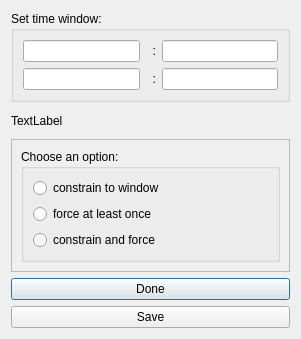
<?xml version="1.0" encoding="UTF-8"?>
<ui version="4.0">
 <class>Window</class>
 <widget class="QDialog" name="Window">
  <property name="geometry">
   <rect>
    <x>0</x>
    <y>0</y>
    <width>301</width>
    <height>339</height>
   </rect>
  </property>
  <property name="windowTitle">
   <string>Dialog</string>
  </property>
  <layout class="QVBoxLayout" name="verticalLayout_3">
   <item>
    <widget class="QGroupBox" name="groupBox">
     <property name="title">
      <string>Set time window:</string>
     </property>
     <layout class="QHBoxLayout" name="horizontalLayout_5">
      <item>
       <layout class="QVBoxLayout" name="verticalLayout_2">
        <item>
         <layout class="QHBoxLayout" name="horizontalLayout_3">
          <item>
           <widget class="QLineEdit" name="lW1"/>
          </item>
          <item>
           <widget class="QLabel" name="label">
            <property name="text">
             <string>  :</string>
            </property>
           </widget>
          </item>
          <item>
           <widget class="QLineEdit" name="lW2"/>
          </item>
         </layout>
        </item>
        <item>
         <layout class="QHBoxLayout" name="horizontalLayout_4">
          <item>
           <widget class="QLineEdit" name="lW1_2"/>
          </item>
          <item>
           <widget class="QLabel" name="label_2">
            <property name="text">
             <string>  :</string>
            </property>
           </widget>
          </item>
          <item>
           <widget class="QLineEdit" name="lW2_2"/>
          </item>
         </layout>
        </item>
       </layout>
      </item>
     </layout>
    </widget>
   </item>
   <item>
    <widget class="QLabel" name="statementLabel">
     <property name="text">
      <string>TextLabel</string>
     </property>
    </widget>
   </item>
   <item>
    <widget class="QFrame" name="frame">
     <property name="frameShape">
      <enum>QFrame::StyledPanel</enum>
     </property>
     <property name="frameShadow">
      <enum>QFrame::Raised</enum>
     </property>
     <layout class="QHBoxLayout" name="horizontalLayout_2">
      <item>
       <widget class="QGroupBox" name="groupBox_2">
        <property name="title">
         <string>Choose an option: </string>
        </property>
        <layout class="QHBoxLayout" name="horizontalLayout">
         <item>
          <layout class="QVBoxLayout" name="verticalLayout">
           <item>
            <widget class="QRadioButton" name="optionA">
             <property name="text">
              <string>constrain to window</string>
             </property>
            </widget>
           </item>
           <item>
            <widget class="QRadioButton" name="optionB">
             <property name="text">
              <string>force at least once</string>
             </property>
            </widget>
           </item>
           <item>
            <widget class="QRadioButton" name="optionC">
             <property name="text">
              <string>constrain and force</string>
             </property>
            </widget>
           </item>
          </layout>
         </item>
        </layout>
       </widget>
      </item>
     </layout>
    </widget>
   </item>
   <item>
    <widget class="QPushButton" name="doneButton">
     <property name="text">
      <string>Done</string>
     </property>
    </widget>
   </item>
   <item>
    <widget class="QPushButton" name="closeButton">
     <property name="text">
      <string>Save</string>
     </property>
    </widget>
   </item>
  </layout>
 </widget>
 <resources/>
 <connections/>
</ui>
